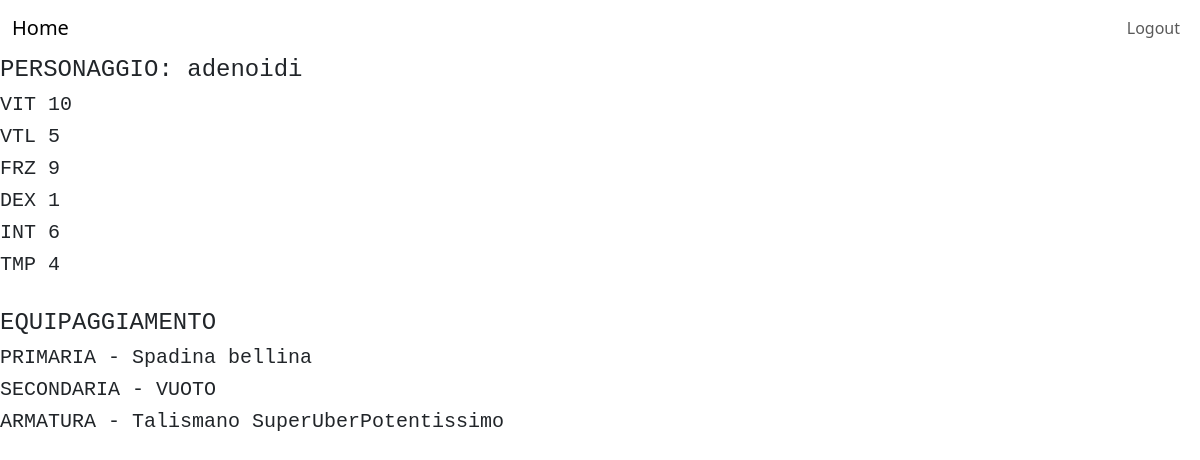
Page /home/ (signed in) on the committed database.
### account/models.py (models this page shows, shortened)
class Account(AbstractBaseUser):
    playerID = models.CharField(max_length=50, unique=True)
    date_joined = models.DateTimeField(verbose_name='date joined', auto_now_add=True)
    last_login = models.DateTimeField(verbose_name='last login', auto_now=True)
    is_admin = models.BooleanField(default=False)
    is_active = models.BooleanField(default=True)
    is_staff = models.BooleanField(default=False)
    is_superuser = models.BooleanField(default=False)
    personaggio = models.ForeignKey(Personaggio, on_delete=models.CASCADE, null=True)
    USERNAME_FIELD = "playerID"
    objects = MyAccountManager()

### struttureGioco/models.py (models this page shows, shortened)
class Personaggio(models.Model):
	nome = models.CharField(max_length=50, null=True)
	armaPrimaria = models.ForeignKey(Equipaggiamento, null=True, on_delete=models.CASCADE, blank=True, related_name='+')
	armaSecondaria = models.ForeignKey(Equipaggiamento, null=True, on_delete=models.CASCADE, blank=True,
									   related_name='+')
	armatura = models.ForeignKey(Equipaggiamento, null=True, on_delete=models.CASCADE, blank=True, related_name='+')
	vita = models.IntegerField(default=10)
	vitalita = models.IntegerField(default=0)
	forza = models.IntegerField(default=0)
	destrezza = models.IntegerField(default=0)
	intelligenza = models.IntegerField(default=0)
	tempra = models.IntegerField(default=0)
	zaino = models.ManyToManyField(Equipaggiamento, through='Inventario')

class Equipaggiamento(models.Model):
	nome = models.CharField(max_length=50, unique=True)
	tipo = models.CharField(max_length=1, choices=TIPOEQUIPAGGIAMENTO, null=True)
	abilitato = models.BooleanField(default=True)
	boss = models.ForeignKey("Boss", on_delete=models.CASCADE, blank=True, null=True)
	vitalita = models.IntegerField(default=0)
	forza = models.IntegerField(default=0)
	destrezza = models.IntegerField(default=0)
	intelligenza = models.IntegerField(default=0)
	tempra = models.IntegerField(default=0)
	def __str__(self):
		return self.nome

### home/views.py (the view)
# urls.py: path('home/', homeView, name = "home"),
def homeView(request):
	user = request.user
	if not user.is_authenticated:
		return redirect("login")
	return render(request, "index.html", {})

### home/templates/index.html (shortened to what this page needs)
<!DOCTYPE html>
{% load bootstrap5 %}
{% bootstrap_css %}
<html lang="en">
<head>
    {% load static %}
    <link rel="stylesheet" href="{% static './styles.css'%}">
</head>
<body>
<nav class="navbar navbar-expand-lg navbar-light ">
    <div class="container-fluid">
        <a class="navbar-brand" href="#">Home</a>
        <div class="collapse navbar-collapse" id="navbarSupportedContent">
            <ul class="navbar-nav  mb-2 mb-lg-0">
                {% if request.user.is_authenticated %}
                <li class="nav-item">
                    <a class="nav-link" href="{% url 'logout' %}">Logout</a>
                </li>
                {% endif %}
            </ul>
        </div>
    </div>
</nav>
{% if request.user.is_authenticated %}
<h4 class="font-monospace">PERSONAGGIO: {{request.user.personaggio.nome }}</h4>
<h5 class="font-monospace">VIT {{request.user.personaggio.vita }}</h5>
<h5 class="font-monospace">VTL {{request.user.personaggio.vitalita }}</h5>
<h5 class="font-monospace">FRZ {{request.user.personaggio.forza }}</h5>
<h5 class="font-monospace">DEX {{request.user.personaggio.destrezza }}</h5>
<h5 class="font-monospace">INT {{request.user.personaggio.intelligenza }}</h5>
<h5 class="font-monospace">TMP {{request.user.personaggio.tempra }}</h5>
<br>
<h4 class="font-monospace">EQUIPAGGIAMENTO</h4>
{% if request.user.personaggio.armaPrimaria is not None %}
<h5 class="font-monospace">PRIMARIA - {{request.user.personaggio.armaPrimaria }}</h5>
{% else %}
<h5 class="font-monospace">PRIMARIA - VUOTO</h5>
{% endif %}
{% if request.user.personaggio.armaSecondaria is not None %}
<h5 class="font-monospace">SECONDARIA - {{request.user.personaggio.armaSecondaria }}</h5>
{% else %}
<h5 class="font-monospace">SECONDARIA - VUOTO</h5>
{% endif %}
{% if request.user.personaggio.armatura is not None %}
<h5 class="font-monospace">ARMATURA - {{request.user.personaggio.armatura }}</h5>
{% else %}
<h5 class="font-monospace">ARMATURA - VUOTO</h5>
{% endif %}
{% endif %}
</body>
</html>

### home/static/styles.css (style rules this page uses)
.navbar-collapse { justify-content: flex-end; }

### rows in the picture
Account: user.personaggio.nome "adenoidi", user.personaggio.vita "10", user.personaggio.vitalita "5", user.personaggio.forza "9", user.personaggio.destrezza "1", user.personaggio.intelligenza "6", user.personaggio.tempra "4", user.personaggio.armaPrimaria "Spadina bellina", user.personaggio.armatura "Talismano SuperUberPotentissimo"
